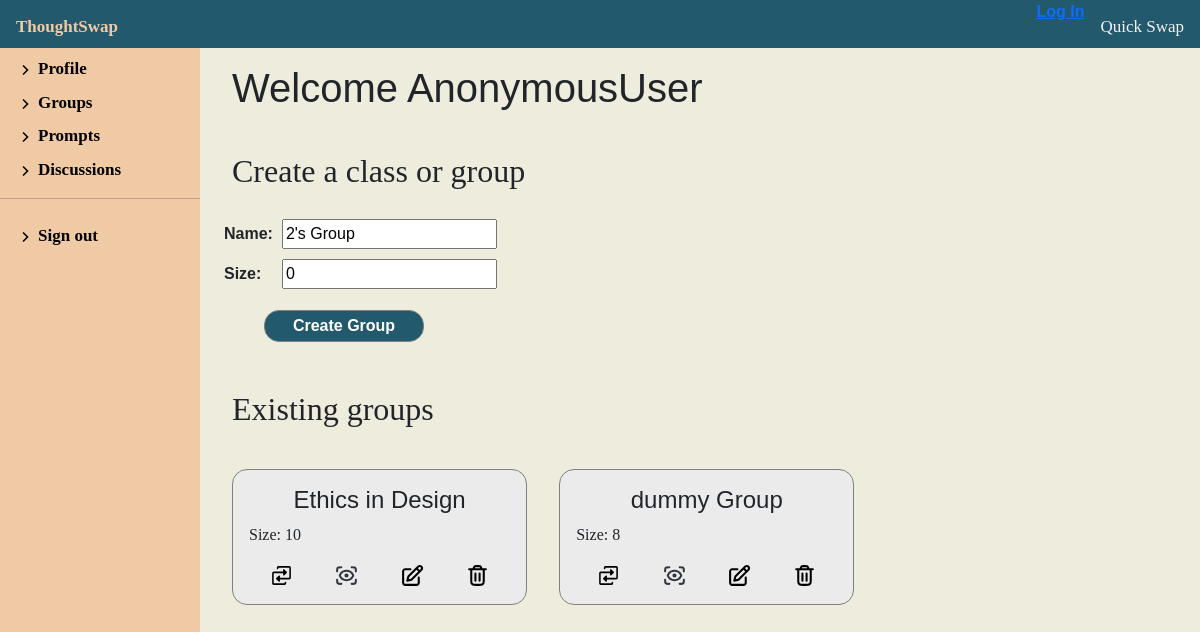
/discussion/2/groups/, run on the app's committed database.
### discussion/models.py (models this page shows, shortened)
class Group(models.Model):
    facilitator = models.ForeignKey(
        'Facilitator', on_delete=models.SET_NULL, null=True)
    name = models.CharField(max_length=100, null=False, blank=False, default='Group')
    size = models.IntegerField(null=False, blank=False, default=0)

### discussion/views.py (the view)
# urls.py: path('<int:pk>/groups/', views.FacilitatorGroupView.as_view(), name='facilitator-groups'),
class FacilitatorGroupView(generic.ListView):
    model = Facilitator
    template_name = 'discussion/profile/group_display.html'
    def get_context_data(self, **kwargs):
        context = super(FacilitatorGroupView,
                        self).get_context_data(**kwargs)
        pk = self.kwargs['pk']
        context['facilitator'] = Facilitator.objects.get(
            pk=pk)
        facilitator = get_object_or_404(Facilitator, pk=pk)
        form = GroupModelForm(
            initial={'facilitator': facilitator, 'size': 0, 'name': f"{pk}'s Group"})
        context['form'] = form
        return context

### discussion/forms.py (shortened to what this page needs)
class GroupModelForm(ModelForm):
    class Meta:
        model = Group
        fields = ['name', 'size']

### discussion/templates/discussion/profile/group_display.html (shortened to what this page needs)
{% extends "discussion/profile/facilitator_profile.html" %}
{% block profileContent %}
<div class="facilitator-profile" id="group_background">
    <h1 class="discussion-header">Welcome {{ user }}</h1>
    <div class="profile-container" id="create-prompt">
        <h2 class="discussion-header">Create a class or group</h2>
        <div>
            <form action="{% url 'create-group' pk=facilitator.pk %}" method="post">
                <table>
                    {{ form.as_table }}
                </table>
                <button class="create-group-btn" type="submit">Create Group</button>
            </form>
        </div>
        <h2 class="discussion-header">Existing groups</h2>
        <div class="group-board">
            {% for group in facilitator.group_set.all %}
            <div class="group-crud">
                <h1 class="group-header">{{ group.name }}</h1>
                <p class="group-content">Size: {{ group.size }}</p>
                <div class="group-ud">
                    <div class="tip-container">
                        <a class="ud-link start-disc" href="{% url 'create-discussion' %}"
                            alt="View Group"><img src="/static//media/swap-fill-svgrepo-com.svg"
                                alt="start swap button">
                            <span class="ud-tool">Start New Discussion</span></a>
                    </div>
                    <div class="tip-container">
                        <a class="ud-link view-group" href="{% url 'view-group' pk=facilitator.pk name=group.name %}"
                            alt="View Group"><img src="/static//media/view-alt-svgrepo-com.svg" alt="View Group button">
                            <span class="ud-tool">View Group</span></a>
                    </div>
                    <div class="tip-container">
                        <a class="ud-link edit-group" href="{% url 'change-group' pk=facilitator.pk name=group.name %}"
                            alt="View Group"><img src="/static//media/edit-svgrepo-com.svg" alt="edit group button">
                            <span class="ud-tool">Edit Group</span></a>
                    </div>
                    <div class="tip-container">
                        <a class="ud-button delete-group" href="{% url 'delete-group' pk=facilitator.pk name=group.name %}"><img
                                src="/static/media/trash-svgrepo-com.svg" alt="delete group button">
                            <span class="ud-tool">Delete Group</span></a>
                    </div>
                </div>
            </div>
            {% endfor %}
        </div>
    </div>
    {% endblock %}

### discussion/static/css/styles.css (style rules this page uses)
.profile-container { display: flex; justify-content: space-between; }
.facilitator-profile { width: 100%; margin-left: 1em; }
.discussion-header { padding: 1rem; }
table { margin-bottom: 1rem; font-family: Arial, Helvetica, sans-serif; justify-content: center; }
th { padding: 0.5em; }
#create-prompt { display: block; }
.ud-button { width: 75%; padding: 5px; margin: 5px; background-color: transparent; border: none; }
.ud-link { padding: 5px; margin: 5px; background-color: transparent; border: none; }
.create-group-btn { border: none; background-color: #23596d; border: solid 1px grey; border-radius: 15px; width: 10rem; margin: 0rem 1rem 2rem 3rem; height: 2rem; color: white; font-size: medium; font-family: Arial, Helvetica, sans-serif; font-weight: bold; }
.tip-container { position: relative; display: inline-block; }
.group-header { font-size: x-large; display: flex; justify-content: center; }
.group-board { display: flex; flex-wrap: wrap; }
.group-crud { border: solid 1px grey; border-radius: 15px; background: rgb(235, 235, 235); padding: 1rem; margin: 1em; width: 30%; justify-content: space-between; min-width: fit-content; }
.group-ud { display: flex; justify-content: space-around; }
body { background: #eeecdd; margin: 0; }
h1 { font-family: Arial Black, verdana, sans-serif; }
a { font-family: arial; font-weight: bold; }
p, div, span { font-family: Georgia, 'Times New Roman', Times, serif; }

### data on the page
Group: name "Ethics in Design", size "10"
Group: name "dummy Group", size "8"

### other printed values
{{ user }} "AnonymousUser"
